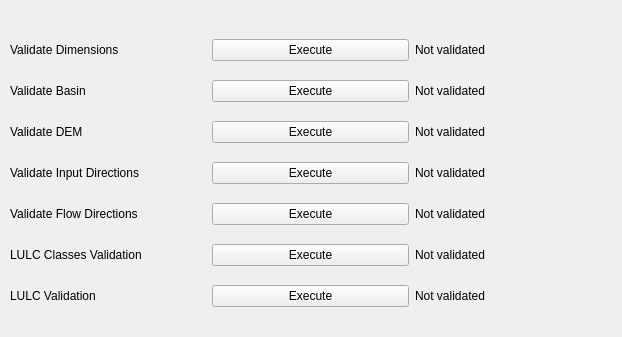
                  <widget class="QWidget" name="scrollAreaWidgetContents_5">
                   <property name="geometry">
                    <rect>
                     <x>0</x>
                     <y>0</y>
                     <width>622</width>
                     <height>337</height>
                    </rect>
                   </property>
                   <widget class="QWidget" name="">
                    <property name="geometry">
                     <rect>
                      <x>10</x>
                      <y>26</y>
                      <width>601</width>
                      <height>301</height>
                     </rect>
                    </property>
                    <layout class="QGridLayout" name="gridLayout_30">
                     <item row="0" column="0">
                      <widget class="QLabel" name="label_79">
                       <property name="text">
                        <string>Validate Dimensions</string>
                       </property>
                       <property name="textFormat">
                        <enum>Qt::PlainText</enum>
                       </property>
                       <property name="alignment">
                        <set>Qt::AlignLeading|Qt::AlignLeft|Qt::AlignVCenter</set>
                       </property>
                      </widget>
                     </item>
                     <item row="0" column="1">
                      <widget class="QPushButton" name="pbtn_10_pg3">
                       <property name="text">
                        <string>Execute</string>
                       </property>
                      </widget>
                     </item>
                     <item row="0" column="2">
                      <widget class="QLabel" name="label_95">
                       <property name="text">
                        <string>Not validated</string>
                       </property>
                      </widget>
                     </item>
                     <item row="1" column="0">
                      <widget class="QLabel" name="label_46">
                       <property name="layoutDirection">
                        <enum>Qt::LeftToRight</enum>
                       </property>
                       <property name="text">
                        <string>Validate Basin</string>
                       </property>
                       <property name="textFormat">
                        <enum>Qt::PlainText</enum>
                       </property>
                       <property name="alignment">
                        <set>Qt::AlignLeading|Qt::AlignLeft|Qt::AlignVCenter</set>
                       </property>
                      </widget>
                     </item>
                     <item row="1" column="1">
                      <widget class="QPushButton" name="pbtn_6_pg3">
                       <property name="text">
                        <string>Execute</string>
                       </property>
                      </widget>
                     </item>
                     <item row="1" column="2">
                      <widget class="QLabel" name="label_81">
                       <property name="text">
                        <string>Not validated</string>
                       </property>
                      </widget>
                     </item>
                     <item row="2" column="0">
                      <widget class="QLabel" name="label_72">
                       <property name="text">
                        <string>Validate DEM</string>
                       </property>
                       <property name="textFormat">
                        <enum>Qt::PlainText</enum>
                       </property>
                       <property name="alignment">
                        <set>Qt::AlignLeading|Qt::AlignLeft|Qt::AlignVCenter</set>
                       </property>
                      </widget>
                     </item>
                     <item row="2" column="1">
                      <widget class="QPushButton" name="pbtn_7_pg3">
                       <property name="text">
                        <string>Execute</string>
                       </property>
                      </widget>
                     </item>
                     <item row="2" column="2">
                      <widget class="QLabel" name="label_82">
                       <property name="text">
                        <string>Not validated</string>
                       </property>
                      </widget>
                     </item>
                     <item row="3" column="0">
                      <widget class="QLabel" name="label_73">
                       <property name="text">
                        <string>Validate Input Directions</string>
                       </property>
                       <property name="textFormat">
                        <enum>Qt::PlainText</enum>
                       </property>
                       <property name="alignment">
                        <set>Qt::AlignLeading|Qt::AlignLeft|Qt::AlignVCenter</set>
                       </property>
                      </widget>
                     </item>
                     <item row="3" column="1">
                      <widget class="QPushButton" name="pbtn_8_pg3">
                       <property name="text">
                        <string>Execute</string>
                       </property>
                      </widget>
                     </item>
                     <item row="3" column="2">
                      <widget class="QLabel" name="label_90">
                       <property name="text">
                        <string>Not validated</string>
                       </property>
                      </widget>
                     </item>
                     <item row="4" column="0">
                      <widget class="QLabel" name="label_78">
                       <property name="text">
                        <string>Validate Flow Directions</string>
                       </property>
                       <property name="textFormat">
                        <enum>Qt::PlainText</enum>
                       </property>
                       <property name="alignment">
                        <set>Qt::AlignLeading|Qt::AlignLeft|Qt::AlignVCenter</set>
                       </property>
                      </widget>
                     </item>
                     <item row="4" column="1">
                      <widget class="QPushButton" name="pbtn9_pg3">
                       <property name="text">
                        <string>Execute</string>
                       </property>
                      </widget>
                     </item>
                     <item row="4" column="2">
                      <widget class="QLabel" name="label_94">
                       <property name="text">
                        <string>Not validated</string>
                       </property>
                      </widget>
                     </item>
                     <item row="5" column="0">
                      <widget class="QLabel" name="label_98">
                       <property name="text">
                        <string>LULC Classes Validation</string>
                       </property>
                       <property name="textFormat">
                        <enum>Qt::PlainText</enum>
                       </property>
                       <property name="alignment">
                        <set>Qt::AlignLeading|Qt::AlignLeft|Qt::AlignVCenter</set>
                       </property>
                       <property name="wordWrap">
                        <bool>false</bool>
                       </property>
                      </widget>
                     </item>
                     <item row="5" column="1">
                      <widget class="QPushButton" name="pbtn11_pg3">
                       <property name="text">
                        <string>Execute</string>
                       </property>
                      </widget>
                     </item>
                     <item row="5" column="2">
                      <widget class="QLabel" name="label_99">
                       <property name="text">
                        <string>Not validated</string>
                       </property>
                      </widget>
                     </item>
                     <item row="6" column="0">
                      <widget class="QLabel" name="label_96">
                       <property name="text">
                        <string>LULC Validation</string>
                       </property>
                       <property name="textFormat">
                        <enum>Qt::PlainText</enum>
                       </property>
                       <property name="alignment">
                        <set>Qt::AlignLeading|Qt::AlignLeft|Qt::AlignVCenter</set>
                       </property>
                       <property name="wordWrap">
                        <bool>false</bool>
                       </property>
                      </widget>
                     </item>
                     <item row="6" column="1">
                      <widget class="QPushButton" name="pbtn12_pg3">
                       <property name="text">
                        <string>Execute</string>
                       </property>
                      </widget>
                     </item>
                     <item row="6" column="2">
                      <widget class="QLabel" name="label_97">
                       <property name="text">
                        <string>Not validated</string>
                       </property>
                      </widget>
                     </item>
                    </layout>
                   </widget>
                  </widget>
